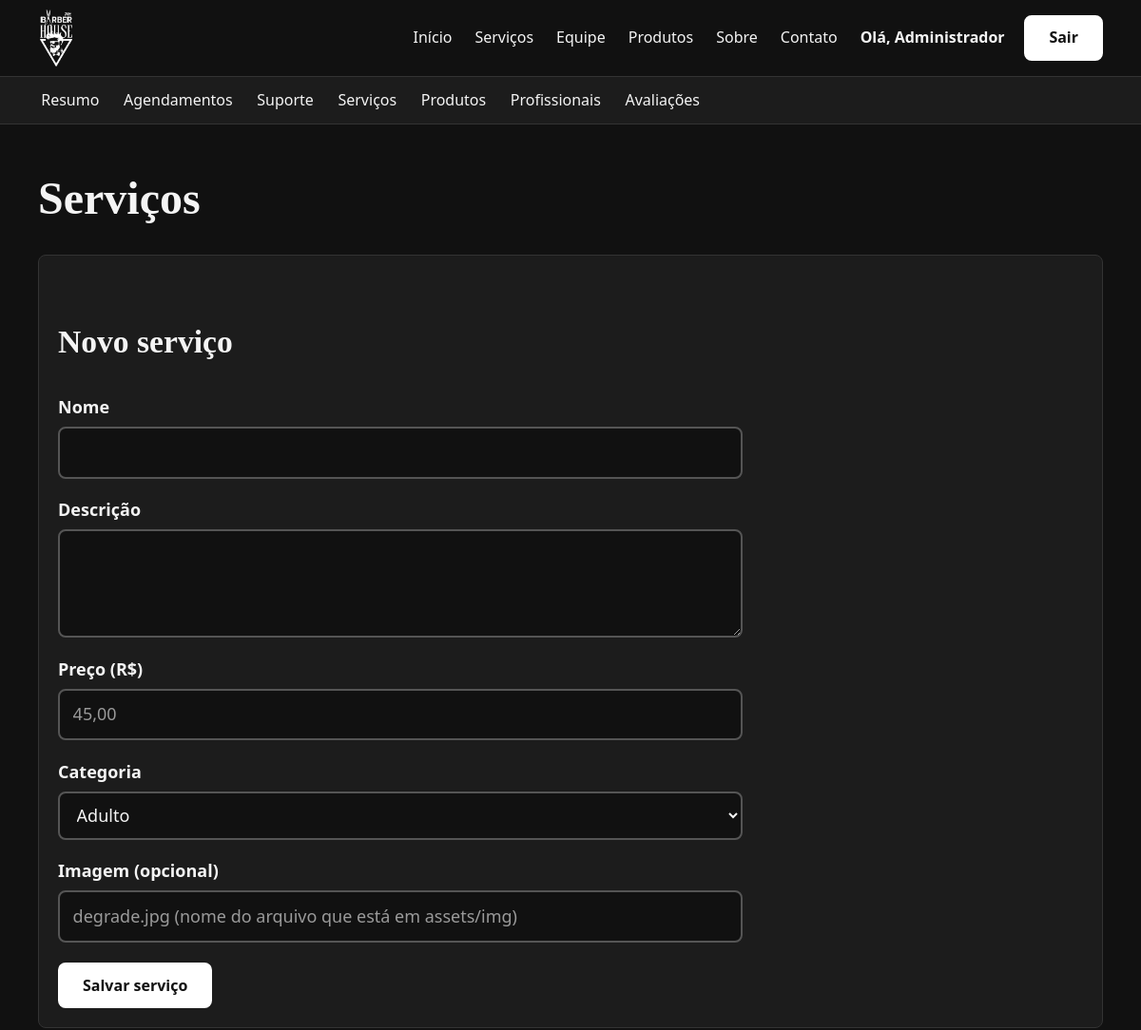
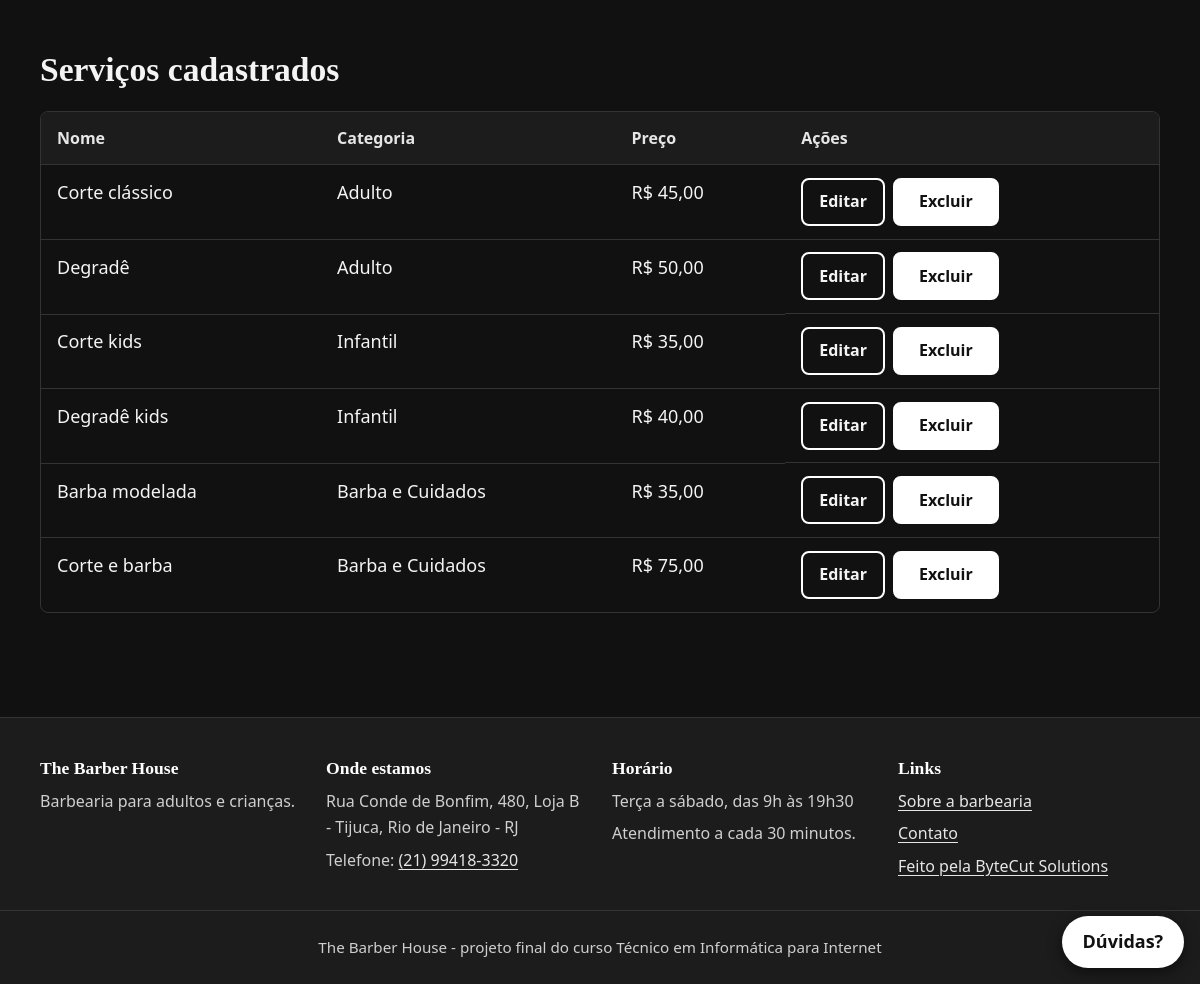
Screenshot of /admin/servicos.php (signed in) with the database file from the repository (2 pictures, top to bottom).
### tables this page shows
CREATE TABLE servicos (
    id INT AUTO_INCREMENT PRIMARY KEY,
    nome VARCHAR(120) NOT NULL,
    descricao TEXT,
    preco DECIMAL(10,2) NOT NULL,
    categoria ENUM('Adulto', 'Infantil', 'Barba e Cuidados') NOT NULL,
    imagem VARCHAR(255) NULL
);

### includes/funcoes.php (called while the page is built, shortened)
<?php
function e($texto) {
    return htmlspecialchars((string) $texto, ENT_QUOTES, "UTF-8");
}
function preco($valor) {
    return "R$ " . number_format($valor, 2, ",", ".");
}

### admin/servicos.php (the view, shortened to what this page needs)
<?php
require_once "../includes/funcoes.php";
$categorias = array("Adulto", "Infantil", "Barba e Cuidados");
$id        = "";
$nome      = "";
$descricao = "";
$preco     = "";
$categoria = "Adulto";
$imagem    = "";
$servicos = $pdo->query("SELECT * FROM servicos ORDER BY categoria, nome")->fetchAll();
require_once "../includes/header.php";
?>
<section class="secao">
    <div class="container">
        <h1>Serviços</h1>
        <section class="cartao cartao-corpo" aria-labelledby="titulo-form">
            <h2 id="titulo-form"><?php if ($id != "") { echo "Editar serviço"; } else { echo "Novo serviço"; } ?></h2>
            <form method="post" class="formulario formulario-largo">
                <label for="nome">Nome</label>
                <input type="text" id="nome" name="nome" value="<?= e($nome) ?>" maxlength="120" required>
                <label for="descricao">Descrição</label>
                <textarea id="descricao" name="descricao" rows="3"><?= e($descricao) ?></textarea>
                <label for="preco">Preço (R$)</label>
                <input type="text" id="preco" name="preco" value="<?= e($preco) ?>" inputmode="decimal" placeholder="45,00" required>
                <label for="categoria">Categoria</label>
                <select id="categoria" name="categoria" required>
                    <?php foreach ($categorias as $c): ?>
                        <option value="<?= e($c) ?>" <?php if ($categoria == $c) { echo "selected"; } ?>><?= e($c) ?></option>
                    <?php endforeach; ?>
                </select>
                <label for="imagem">Imagem (opcional)</label>
                <input type="text" id="imagem" name="imagem" value="<?= e($imagem) ?>" maxlength="255" placeholder="degrade.jpg (nome do arquivo que está em assets/img)">
                <div class="botoes-linha">
                    <button type="submit" class="botao">Salvar serviço</button>
                </div>
            </form>
        </section>
        <h2>Serviços cadastrados</h2>
        <div class="tabela-rolagem">
            <table>
                <thead><tr><th>Nome</th><th>Categoria</th><th>Preço</th><th>Ações</th></tr></thead>
                <tbody>
                <?php foreach ($servicos as $s): ?>
                    <tr>
                        <td><?= e($s["nome"]) ?></td>
                        <td><?= e($s["categoria"]) ?></td>
                        <td><?= preco($s["preco"]) ?></td>
                        <td class="acoes">
                            <a class="botao botao-pequeno botao-contorno" href="servicos.php?editar=<?= (int) $s["id"] ?>">Editar<span class="so-leitor"> <?= e($s["nome"]) ?></span></a>
                            <form method="post" data-confirmar="Excluir o serviço <?= e($s["nome"]) ?>?">
                                <button type="submit" class="botao botao-pequeno botao-perigo">Excluir<span class="so-leitor"> <?= e($s["nome"]) ?></span></button>
                            </form>
                        </td>
                    </tr>
                <?php endforeach; ?>
                </tbody>
            </table>
        </div>
    </div>
</section>
<?php require_once "../includes/footer.php"; ?>

### assets/css/style.css (style rules this page uses)
:root { --preto: #111111; --grafite: #1c1c1c; --linha: #333333; --destaque: #ffffff; --destaque-claro: #e6e6e6; --gelo: #f4f4f4; --suave: #cfcfcf; --erro: #ff9b92; --ok: #8fd19e; --aviso: #f0c36a; --raio: 8px; }
*, *::before, *::after { box-sizing: border-box; }
html { scroll-behavior: smooth; }
body { margin: 0; background: var(--preto); color: var(--gelo); font-family: "Segoe UI", system-ui, -apple-system, Arial, sans-serif; font-size: 1.125rem; line-height: 1.65; }
h1, h2, h3, h4 { font-family: Georgia, "Times New Roman", serif; line-height: 1.25; margin: 0 0 0.6em; font-weight: 700; }
h1 { font-size: clamp(2rem, 5vw, 3rem); }
h2 { font-size: clamp(1.5rem, 3.5vw, 2.1rem); margin-top: 1.5em; }
a { color: var(--destaque-claro); text-underline-offset: 3px; }
.container { width: min(1120px, 100% - 2rem); margin-inline: auto; }
.botao, button.botao { display: inline-flex; align-items: center; justify-content: center; min-height: 48px; padding: 0.7rem 1.5rem; background: var(--destaque); color: #111111; border: 2px solid var(--destaque); border-radius: var(--raio); font: inherit; font-weight: 700; font-size: 1rem; text-decoration: none; cursor: pointer; line-height: 1.2; }
.botao-contorno { background: transparent; color: var(--gelo); }
.botao-pequeno { min-height: 44px; padding: 0.45rem 1rem; }
.botao-perigo { background: transparent; color: var(--erro); border-color: var(--erro); }
.secao { padding: 3rem 0; }
.cartao { background: var(--grafite); border: 1px solid var(--linha); border-radius: var(--raio); overflow: hidden; }
.cartao-corpo { padding: 1.25rem; }
.formulario { display: flex; flex-direction: column; gap: 0.35rem; }
.formulario-largo { max-width: 720px; }
label { font-weight: 600; margin-top: 0.8rem; }
input[type="text"], input[type="email"], input[type="password"], input[type="date"], input[type="number"], input[type="tel"], select, textarea { width: 100%; min-height: 48px; padding: 0.65rem 0.85rem; background: var(--preto); color: var(--gelo); border: 2px solid #555555; border-radius: var(--raio); font: inherit; }
textarea { resize: vertical; }
::placeholder { color: #9a9a9a; }
.formulario .botao { margin-top: 1.2rem; align-self: flex-start; }
.botoes-linha { display: flex; flex-wrap: wrap; gap: 0.8rem; align-items: center; margin-top: 1rem; }
.botoes-linha .botao { margin-top: 0; }
.tabela-rolagem { overflow-x: auto; border: 1px solid var(--linha); border-radius: var(--raio); margin-bottom: 1.5rem; }
table { width: 100%; border-collapse: collapse; min-width: 640px; }
th, td { padding: 0.8rem 1rem; text-align: left; border-bottom: 1px solid var(--linha); vertical-align: top; }
th { background: var(--grafite); color: var(--destaque-claro); font-size: 1rem; }
tbody tr:last-child td { border-bottom: 0; }
td.acoes { display: flex; flex-wrap: wrap; gap: 0.5rem; }
td.acoes form { margin: 0; }

### rows the page displays
servicos: nome "Corte clássico", categoria "Adulto", preco "R$ 45,00"
servicos: nome "Degradê", categoria "Adulto", preco "R$ 50,00"
servicos: nome "Corte kids", categoria "Infantil", preco "R$ 35,00"
servicos: nome "Degradê kids", categoria "Infantil", preco "R$ 40,00"
servicos: nome "Barba modelada", categoria "Barba e Cuidados", preco "R$ 35,00"
servicos: nome "Corte e barba", categoria "Barba e Cuidados", preco "R$ 75,00"

### other values shown
primeiro_nome($u["nome"]) "Administrador"
$endereco_barbearia "Rua Conde de Bonfim, 480, Loja B - Tijuca, Rio de Janeiro - RJ"
$telefone_barbearia "(21) 99418-3320"
$horario_barbearia "Terça a sábado, das 9h às 19h30"
form field categoria "Adulto"
